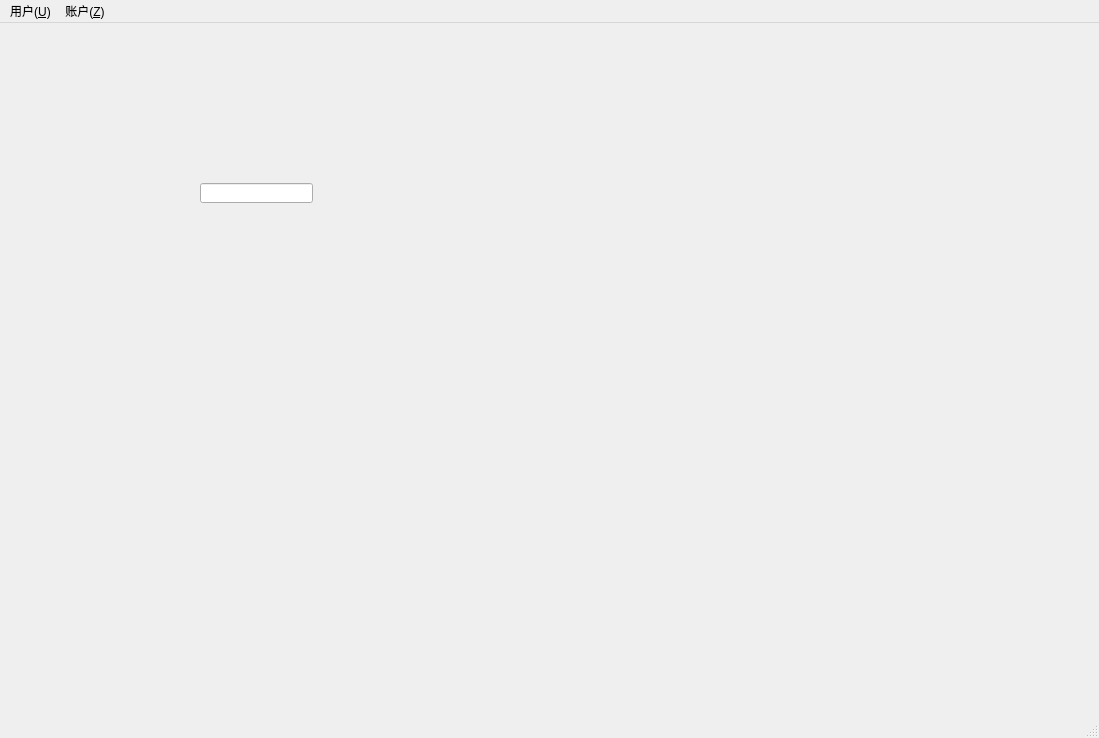
<?xml version="1.0" encoding="UTF-8"?>
<ui version="4.0">
 <class>MainWindow</class>
 <widget class="QMainWindow" name="MainWindow">
  <property name="geometry">
   <rect>
    <x>0</x>
    <y>0</y>
    <width>1099</width>
    <height>738</height>
   </rect>
  </property>
  <property name="windowTitle">
   <string>银行账户管理系统 刘洋 计科184</string>
  </property>
  <widget class="QWidget" name="centralwidget">
   <widget class="QLineEdit" name="lineEdit">
    <property name="geometry">
     <rect>
      <x>200</x>
      <y>160</y>
      <width>113</width>
      <height>20</height>
     </rect>
    </property>
   </widget>
  </widget>
  <widget class="QMenuBar" name="menubar">
   <property name="geometry">
    <rect>
     <x>0</x>
     <y>0</y>
     <width>1099</width>
     <height>23</height>
    </rect>
   </property>
   <widget class="QMenu" name="menu_U">
    <property name="title">
     <string>用户(&amp;U)</string>
    </property>
    <addaction name="separator"/>
    <addaction name="actionLogout"/>
    <addaction name="actionRegister_R"/>
   </widget>
   <widget class="QMenu" name="menu_Z">
    <property name="title">
     <string>账户(&amp;Z)</string>
    </property>
    <addaction name="separator"/>
    <addaction name="actionNewAccount"/>
   </widget>
   <addaction name="menu_U"/>
   <addaction name="menu_Z"/>
  </widget>
  <widget class="QStatusBar" name="statusbar"/>
  <action name="actionLogout">
   <property name="text">
    <string>退出登陆(&amp;T)</string>
   </property>
  </action>
  <action name="actionNewAccount">
   <property name="text">
    <string>创建帐户(&amp;C)</string>
   </property>
  </action>
  <action name="actionRegister_R">
   <property name="text">
    <string>注册用户(&amp;R)</string>
   </property>
  </action>
 </widget>
 <resources/>
 <connections/>
</ui>
